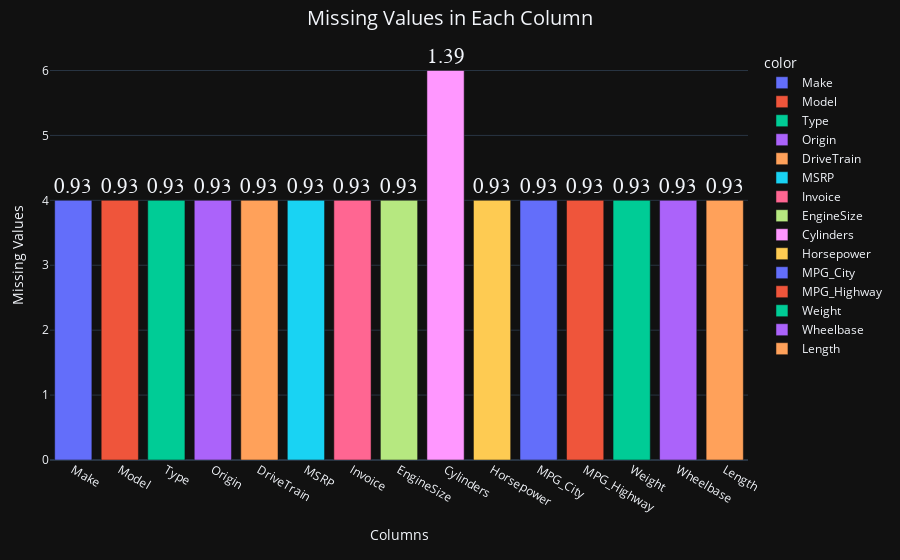

The notebook cell this image was saved under:
### Code cell
# Usage:
path = r'/home/hadoop/Downloads/car_price_predicaiton/2. Cars Data1.csv'

# Read the data:
info_data = InfoData(path)

# Display all data:
print("\n--- All Data ---")
print(info_data.display_all_data())

# Display the first 5 rows:
print("\n--- First 5 Rows ---")
print(info_data.display_head())

# Display the last 5 rows:
print("\n--- Last 5 Rows ---")
print(info_data.display_tail())

# Display the shape of the data:
info_data.shape_data()

# Display dataset information:
print("\n--- Data Information ---")
info_data.info()

# Display numeric data description:
print("\n--- Numeric Data Description ---")
print(info_data.describe_numeric())

# Display categorical data description:
print("\n--- Categorical Data Description ---")
print(info_data.describe_category())

# Display number of unique values:
print("\n--- Number of Unique Values ---")
print(info_data.number_unique())


# Exploratory Data Analysis (EDA):
eda_data = ExploratoryDataAnalysis(path)

# Display number of missing values:
eda_data.number_missing_values()

# Display a bar chart for missing values:
eda_data.visualization_missing_values()

# Display column names in the data:
print("\n--- Column Names ---")
print(eda_data.display_columns())

# Check for duplicates in the data:
eda_data.duplicated_dat()

# Remove duplicates if found:
new_data=eda_data.remove_duplicates()
new_data=eda_data.drop_missing_values()

#convert the features Invoice 
new_data=eda_data.convert_string_to_numeric()
# new_data = eda_data.cleaned_data# Save the cleaned data in a new variable:
# Display the cleaned data:
print("\n--- Cleaned Data ---")
print(eda_data.display_cleaned_data())

### Figure 1 — Plotly figure (JSON) as saved in the notebook; plotly's stock layout.template omitted (floating-point values rounded to 4 significant figures)
{"data": [{"alignmentgroup": "True", "cliponaxis": false, "hovertemplate": "color=Make<br>Columns=%{x}<br>Missing Values=%{y}<br>text=%{text}<extra></extra>", "legendgroup": "Make", "marker": {"color": "#636efa", "pattern": {"shape": ""}}, "name": "Make", "offsetgroup": "Make", "orientation": "v", "showlegend": true, "text": [0.93], "textfont": {"family": "Consolas", "size": 35}, "textposition": "outside", "type": "bar", "x": ["Make"], "xaxis": "x", "y": [4], "yaxis": "y"}, {"alignmentgroup": "True", "cliponaxis": false, "hovertemplate": "color=Model<br>Columns=%{x}<br>Missing Values=%{y}<br>text=%{text}<extra></extra>", "legendgroup": "Model", "marker": {"color": "#EF553B", "pattern": {"shape": ""}}, "name": "Model", "offsetgroup": "Model", "orientation": "v", "showlegend": true, "text": [0.93], "textfont": {"family": "Consolas", "size": 35}, "textposition": "outside", "type": "bar", "x": ["Model"], "xaxis": "x", "y": [4], "yaxis": "y"}, {"alignmentgroup": "True", "cliponaxis": false, "hovertemplate": "color=Type<br>Columns=%{x}<br>Missing Values=%{y}<br>text=%{text}<extra></extra>", "legendgroup": "Type", "marker": {"color": "#00cc96", "pattern": {"shape": ""}}, "name": "Type", "offsetgroup": "Type", "orientation": "v", "showlegend": true, "text": [0.93], "textfont": {"family": "Consolas", "size": 35}, "textposition": "outside", "type": "bar", "x": ["Type"], "xaxis": "x", "y": [4], "yaxis": "y"}, {"alignmentgroup": "True", "cliponaxis": false, "hovertemplate": "color=Origin<br>Columns=%{x}<br>Missing Values=%{y}<br>text=%{text}<extra></extra>", "legendgroup": "Origin", "marker": {"color": "#ab63fa", "pattern": {"shape": ""}}, "name": "Origin", "offsetgroup": "Origin", "orientation": "v", "showlegend": true, "text": [0.93], "textfont": {"family": "Consolas", "size": 35}, "textposition": "outside", "type": "bar", "x": ["Origin"], "xaxis": "x", "y": [4], "yaxis": "y"}, {"alignmentgroup": "True", "cliponaxis": false, "hovertemplate": "color=DriveTrain<br>Columns=%{x}<br>Missing Values=%{y}<br>text=%{text}<extra></extra>", "legendgroup": "DriveTrain", "marker": {"color": "#FFA15A", "pattern": {"shape": ""}}, "name": "DriveTrain", "offsetgroup": "DriveTrain", "orientation": "v", "showlegend": true, "text": [0.93], "textfont": {"family": "Consolas", "size": 35}, "textposition": "outside", "type": "bar", "x": ["DriveTrain"], "xaxis": "x", "y": [4], "yaxis": "y"}, {"alignmentgroup": "True", "cliponaxis": false, "hovertemplate": "color=MSRP<br>Columns=%{x}<br>Missing Values=%{y}<br>text=%{text}<extra></extra>", "legendgroup": "MSRP", "marker": {"color": "#19d3f3", "pattern": {"shape": ""}}, "name": "MSRP", "offsetgroup": "MSRP", "orientation": "v", "showlegend": true, "text": [0.93], "textfont": {"family": "Consolas", "size": 35}, "textposition": "outside", "type": "bar", "x": ["MSRP"], "xaxis": "x", "y": [4], "yaxis": "y"}, {"alignmentgroup": "True", "cliponaxis": false, "hovertemplate": "color=Invoice<br>Columns=%{x}<br>Missing Values=%{y}<br>text=%{text}<extra></extra>", "legendgroup": "Invoice", "marker": {"color": "#FF6692", "pattern": {"shape": ""}}, "name": "Invoice", "offsetgroup": "Invoice", "orientation": "v", "showlegend": true, "text": [0.93], "textfont": {"family": "Consolas", "size": 35}, "textposition": "outside", "type": "bar", "x": ["Invoice"], "xaxis": "x", "y": [4], "yaxis": "y"}, {"alignmentgroup": "True", "cliponaxis": false, "hovertemplate": "color=EngineSize<br>Columns=%{x}<br>Missing Values=%{y}<br>text=%{text}<extra></extra>", "legendgroup": "EngineSize", "marker": {"color": "#B6E880", "pattern": {"shape": ""}}, "name": "EngineSize", "offsetgroup": "EngineSize", "orientation": "v", "showlegend": true, "text": [0.93], "textfont": {"family": "Consolas", "size": 35}, "textposition": "outside", "type": "bar", "x": ["EngineSize"], "xaxis": "x", "y": [4], "yaxis": "y"}, {"alignmentgroup": "True", "cliponaxis": false, "hovertemplate": "color=Cylinders<br>Columns=%{x}<br>Missing Values=%{y}<br>text=%{text}<extra></extra>", "legendgroup": "Cylinders", "marker": {"color": "#FF97FF", "pattern": {"shape": ""}}, "name": "Cylinders", "offsetgroup": "Cylinders", "orientation": "v", "showlegend": true, "text": [1.39], "textfont": {"family": "Consolas", "size": 35}, "textposition": "outside", "type": "bar", "x": ["Cylinders"], "xaxis": "x", "y": [6], "yaxis": "y"}, {"alignmentgroup": "True", "cliponaxis": false, "hovertemplate": "color=Horsepower<br>Columns=%{x}<br>Missing Values=%{y}<br>text=%{text}<extra></extra>", "legendgroup": "Horsepower", "marker": {"color": "#FECB52", "pattern": {"shape": ""}}, "name": "Horsepower", "offsetgroup": "Horsepower", "orientation": "v", "showlegend": true, "text": [0.93], "textfont": {"family": "Consolas", "size": 35}, "textposition": "outside", "type": "bar", "x": ["Horsepower"], "xaxis": "x", "y": [4], "yaxis": "y"}, {"alignmentgroup": "True", "cliponaxis": false, "hovertemplate": "color=MPG_City<br>Columns=%{x}<br>Missing Values=%{y}<br>text=%{text}<extra></extra>", "legendgroup": "MPG_City", "marker": {"color": "#636efa", "pattern": {"shape": ""}}, "name": "MPG_City", "offsetgroup": "MPG_City", "orientation": "v", "showlegend": true, "text": [0.93], "textfont": {"family": "Consolas", "size": 35}, "textposition": "outside", "type": "bar", "x": ["MPG_City"], "xaxis": "x", "y": [4], "yaxis": "y"}, {"alignmentgroup": "True", "cliponaxis": false, "hovertemplate": "color=MPG_Highway<br>Columns=%{x}<br>Missing Values=%{y}<br>text=%{text}<extra></extra>", "legendgroup": "MPG_Highway", "marker": {"color": "#EF553B", "pattern": {"shape": ""}}, "name": "MPG_Highway", "offsetgroup": "MPG_Highway", "orientation": "v", "showlegend": true, "text": [0.93], "textfont": {"family": "Consolas", "size": 35}, "textposition": "outside", "type": "bar", "x": ["MPG_Highway"], "xaxis": "x", "y": [4], "yaxis": "y"}, {"alignmentgroup": "True", "cliponaxis": false, "hovertemplate": "color=Weight<br>Columns=%{x}<br>Missing Values=%{y}<br>text=%{text}<extra></extra>", "legendgroup": "Weight", "marker": {"color": "#00cc96", "pattern": {"shape": ""}}, "name": "Weight", "offsetgroup": "Weight", "orientation": "v", "showlegend": true, "text": [0.93], "textfont": {"family": "Consolas", "size": 35}, "textposition": "outside", "type": "bar", "x": ["Weight"], "xaxis": "x", "y": [4], "yaxis": "y"}, {"alignmentgroup": "True", "cliponaxis": false, "hovertemplate": "color=Wheelbase<br>Columns=%{x}<br>Missing Values=%{y}<br>text=%{text}<extra></extra>", "legendgroup": "Wheelbase", "marker": {"color": "#ab63fa", "pattern": {"shape": ""}}, "name": "Wheelbase", "offsetgroup": "Wheelbase", "orientation": "v", "showlegend": true, "text": [0.93], "textfont": {"family": "Consolas", "size": 35}, "textposition": "outside", "type": "bar", "x": ["Wheelbase"], "xaxis": "x", "y": [4], "yaxis": "y"}, {"alignmentgroup": "True", "cliponaxis": false, "hovertemplate": "color=Length<br>Columns=%{x}<br>Missing Values=%{y}<br>text=%{text}<extra></extra>", "legendgroup": "Length", "marker": {"color": "#FFA15A", "pattern": {"shape": ""}}, "name": "Length", "offsetgroup": "Length", "orientation": "v", "showlegend": true, "text": [0.93], "textfont": {"family": "Consolas", "size": 35}, "textposition": "outside", "type": "bar", "x": ["Length"], "xaxis": "x", "y": [4], "yaxis": "y"}], "layout": {"barmode": "relative", "legend": {"title": {"text": "color"}, "tracegroupgap": 0}, "margin": {"b": 100, "l": 50, "r": 50, "t": 50}, "title": {"font": {"size": 20}, "text": "Missing Values in Each Column", "x": 0.5}, "xaxis": {"anchor": "y", "domain": [0, 1], "dtick": 1, "tickmode": "linear", "title": {"text": "Columns"}}, "yaxis": {"anchor": "x", "domain": [0, 1], "title": {"text": "Missing Values"}}}}
